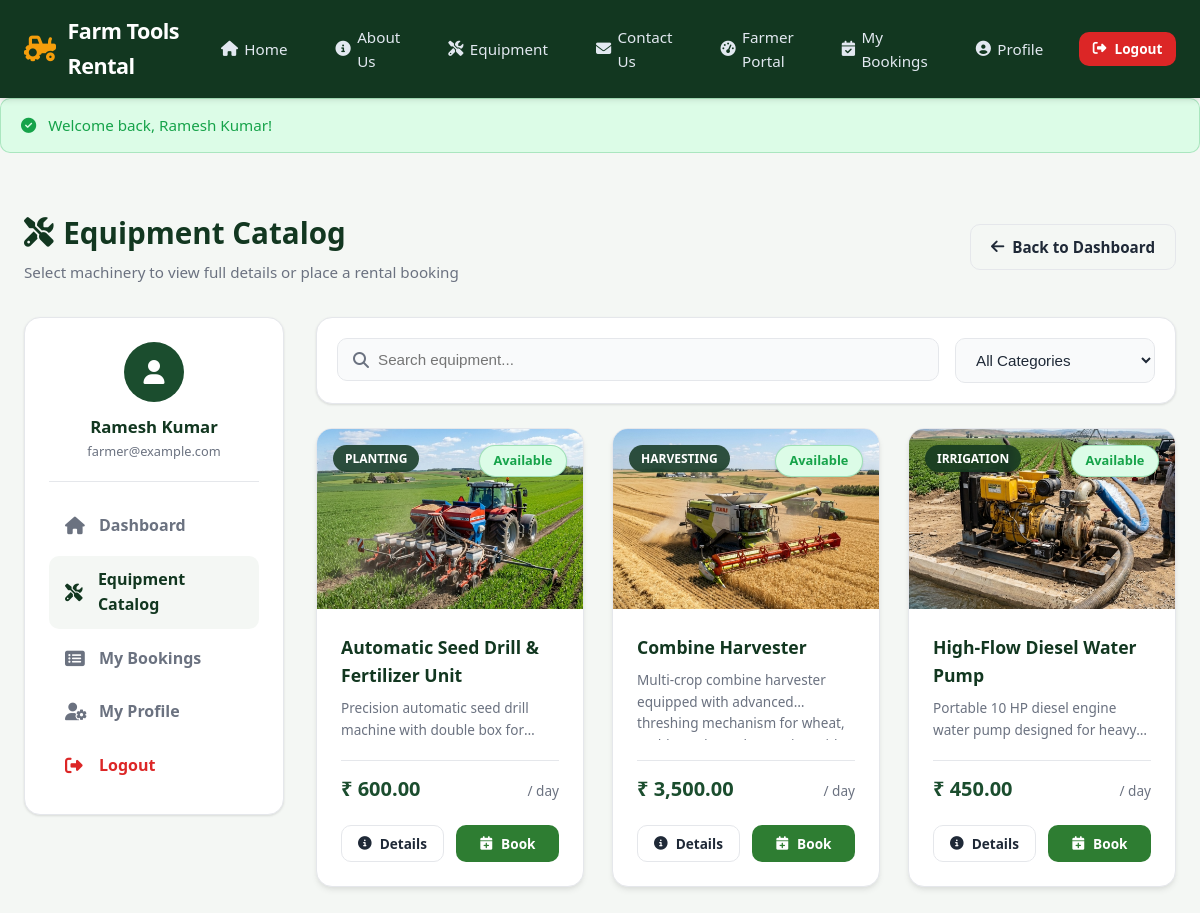
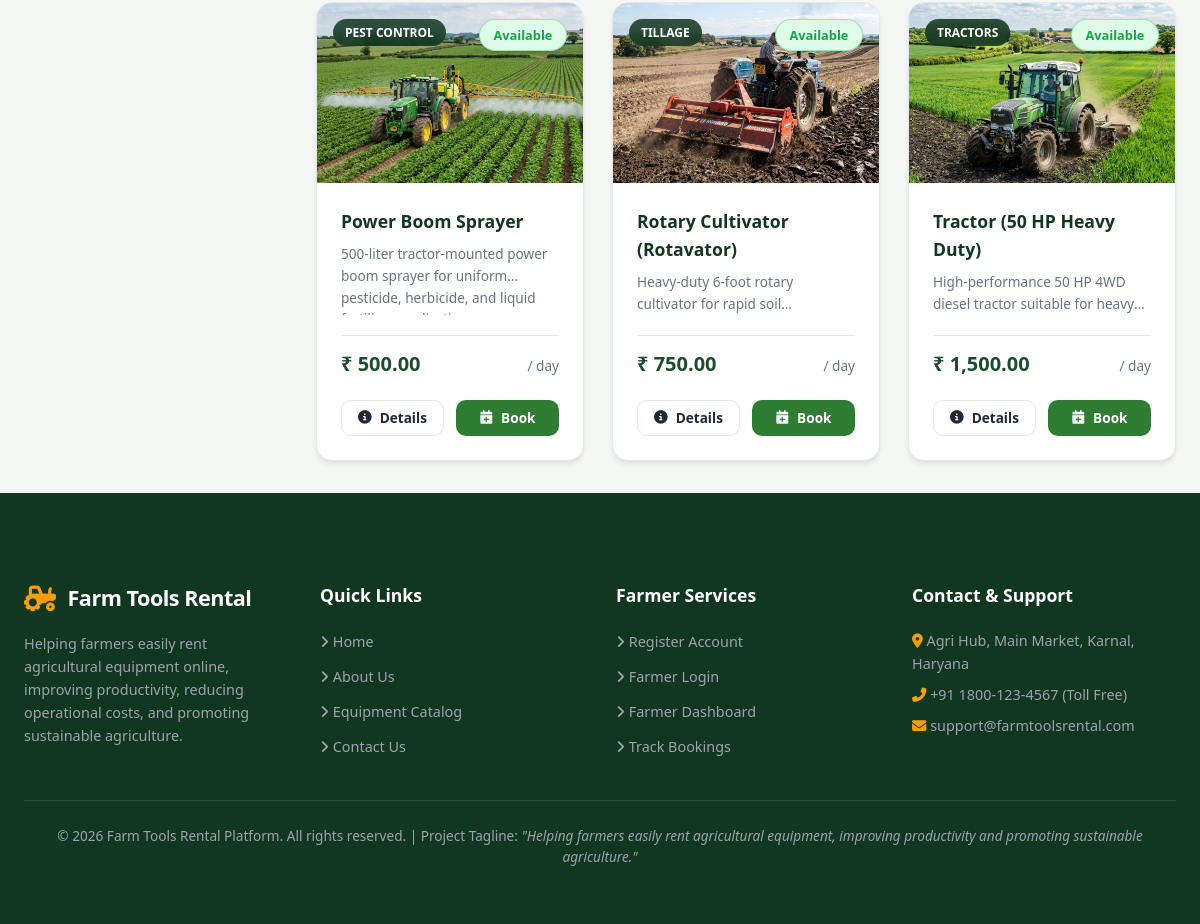
The page /farmer/equipment.php (signed in) on the database its author committed (2 pictures, top to bottom).
### tables this page shows
CREATE TABLE `equipment` (
  `id` INT(11) NOT NULL AUTO_INCREMENT,
  `name` VARCHAR(100) NOT NULL,
  `category` VARCHAR(50) NOT NULL,
  `description` TEXT NOT NULL,
  `price_per_day` DECIMAL(10,2) NOT NULL,
  `availability` ENUM('Available','Unavailable','Maintenance') NOT NULL DEFAULT 'Available',
  `image` VARCHAR(255) DEFAULT 'default_equipment.jpg',
  `created_at` DATETIME DEFAULT CURRENT_TIMESTAMP,
  PRIMARY KEY (`id`)
);

### farmer/equipment.php (the view, shortened to what this page needs)
<?php
require_once __DIR__ . '/../config/database.php';
require_once __DIR__ . '/../includes/auth.php';
$equipment = [];
try {
    $stmt = $conn->query("SELECT * FROM equipment ORDER BY availability ASC, name ASC");
    $equipment = $stmt->fetchAll();
} catch (Exception $e) {
    $equipment = [];
}
require_once __DIR__ . '/../includes/header.php';
?>
<div class="container">
  <div class="page-header" style="display: flex; justify-content: space-between; align-items: center; flex-wrap: wrap; gap: 1rem;">
    <div>
      <h1 class="page-title"><i class="fas fa-tools"></i> Equipment Catalog</h1>
      <p class="page-subtitle">Select machinery to view full details or place a rental booking</p>
    </div>
    <a href="dashboard.php" class="btn btn-outline-dark"><i class="fas fa-arrow-left"></i> Back to Dashboard</a>
  </div>
  <div class="dashboard-layout">
    <aside class="sidebar">
      <div class="sidebar-user">
        <div class="user-avatar"><i class="fas fa-user"></i></div>
        <h4 style="font-size: 1.05rem; color: var(--primary-dark); font-weight: 700;"><?php echo htmlspecialchars($_SESSION['farmer_name']); ?></h4>
        <p style="font-size: 0.8rem; color: var(--text-muted);"><?php echo htmlspecialchars($_SESSION['farmer_email']); ?></p>
      </div>
      <ul class="sidebar-menu">
        <li><a href="dashboard.php" class="sidebar-link"><i class="fas fa-home"></i> Dashboard</a></li>
        <li><a href="equipment.php" class="sidebar-link active"><i class="fas fa-tools"></i> Equipment Catalog</a></li>
        <li><a href="bookings.php" class="sidebar-link"><i class="fas fa-list-alt"></i> My Bookings</a></li>
        <li><a href="profile.php" class="sidebar-link"><i class="fas fa-user-cog"></i> My Profile</a></li>
        <li><a href="logout.php" class="sidebar-link" style="color: var(--danger);"><i class="fas fa-sign-out-alt"></i> Logout</a></li>
      </ul>
    </aside>
    <div>
      <div class="table-card" style="padding: 1.25rem; margin-bottom: 1.5rem;">
        <div class="filter-bar" style="justify-content: space-between;">
          <div style="display: flex; gap: 1rem; flex: 1; flex-wrap: wrap;">
            <div style="position: relative; flex: 1; min-width: 220px;">
              <input type="text" id="catalogSearch" class="form-control" placeholder="Search equipment..." style="padding-left: 2.5rem;">
              <i class="fas fa-search" style="position: absolute; left: 1rem; top: 50%; transform: translateY(-50%); color: var(--text-muted);"></i>
            </div>
            <select id="categoryFilter" class="form-control" style="max-width: 200px;">
              <option value="">All Categories</option>
            </select>
          </div>
        </div>
      </div>
      <div class="grid-3" style="grid-template-columns: repeat(auto-fit, minmax(260px, 1fr));">
        <?php foreach ($equipment as $item): ?>
          <div class="equipment-card equipment-card-item" data-name="<?php echo htmlspecialchars($item['name']); ?>" data-category="<?php echo htmlspecialchars($item['category']); ?>">
            <div class="equipment-img-wrap" style="height: 180px;">
              <span class="equipment-category-badge"><?php echo htmlspecialchars($item['category']); ?></span>
              <?php if ($item['availability'] === 'Available'): ?>
                <span class="availability-badge badge-available">Available</span>
              <?php elseif ($item['availability'] === 'Maintenance'): ?>
                <span class="availability-badge badge-maintenance">Maintenance</span>
              <?php else: ?>
                <span class="availability-badge badge-unavailable">Unavailable</span>
              <?php endif; ?>
              <img src="../images/equipment/<?php echo htmlspecialchars($item['image']); ?>" alt="" class="equipment-img" onerror="this.src='../images/equipment/default_equipment.jpg'">
            </div>
            <div class="equipment-body">
              <h4 class="equipment-title" style="font-size: 1.1rem;"><?php echo htmlspecialchars($item['name']); ?></h4>
              <p class="equipment-desc" style="font-size: 0.85rem;"><?php echo htmlspecialchars($item['description']); ?></p>
              <div class="equipment-price-row">
                <span class="price-amount" style="font-size: 1.25rem;">₹ <?php echo number_format($item['price_per_day'], 2); ?></span>
                <span class="price-unit">/ day</span>
              </div>
              <div class="equipment-footer">
                <a href="equipment_details.php?id=<?php echo $item['id']; ?>" class="btn btn-outline-dark btn-sm"><i class="fas fa-info-circle"></i> Details</a>
                <?php if ($item['availability'] === 'Available'): ?>
                  <a href="book.php?id=<?php echo $item['id']; ?>" class="btn btn-primary btn-sm"><i class="fas fa-calendar-plus"></i> Book</a>
                <?php else: ?>
                  <button class="btn btn-outline-dark btn-sm" disabled style="opacity: 0.5;"><i class="fas fa-ban"></i> N/A</button>
                <?php endif; ?>
              </div>
            </div>
          </div>
        <?php endforeach; ?>
      </div>
    </div>
  </div>
</div>
<?php require_once __DIR__ . '/../includes/footer.php'; ?>

### rows shown on the page
equipment: category "PLANTING", availability "Available", image (picture), name "Automatic Seed Drill & Fertilizer Unit", description "Precision automatic seed drill machine with double box…", price_per_day "600.00"
equipment: category "HARVESTING", availability "Available", image (picture), name "Combine Harvester", description "Multi-crop combine harvester equipped with advanced threshing mechanism for…", price_per_day "3,500.00"
equipment: category "IRRIGATION", availability "Available", image (picture), name "High-Flow Diesel Water Pump", description "Portable 10 HP diesel engine water pump designed for…", price_per_day "450.00"
equipment: category "PEST CONTROL", availability "Available", image (picture), name "Power Boom Sprayer", description "500-liter tractor-mounted power boom sprayer for uniform pesticide, herbicide, and…", price_per_day "500.00"
equipment: category "TILLAGE", availability "Available", image (picture), name "Rotary Cultivator (Rotavator)", description "Heavy-duty 6-foot rotary cultivator for rapid…", price_per_day "750.00"
equipment: category "TRACTORS", availability "Available", image (picture), name "Tractor (50 HP Heavy Duty)", description "High-performance 50 HP 4WD diesel tractor suitable for…", price_per_day "1,500.00"

### other values the page prints
$_SESSION['flash_success'] "Welcome back, Ramesh Kumar!"
$_SESSION['farmer_name'] "Ramesh Kumar"
$_SESSION['farmer_email'] "farmer@example.com"
